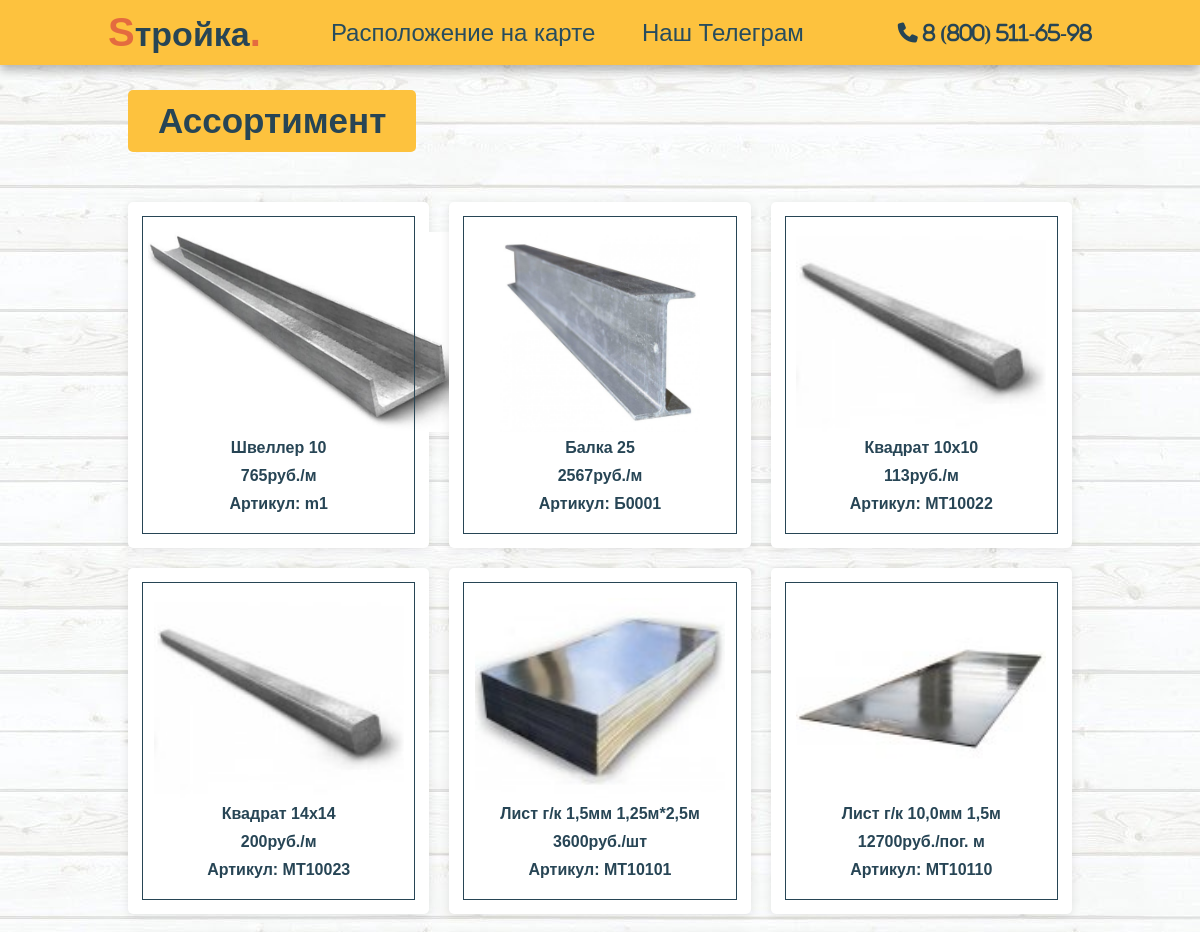
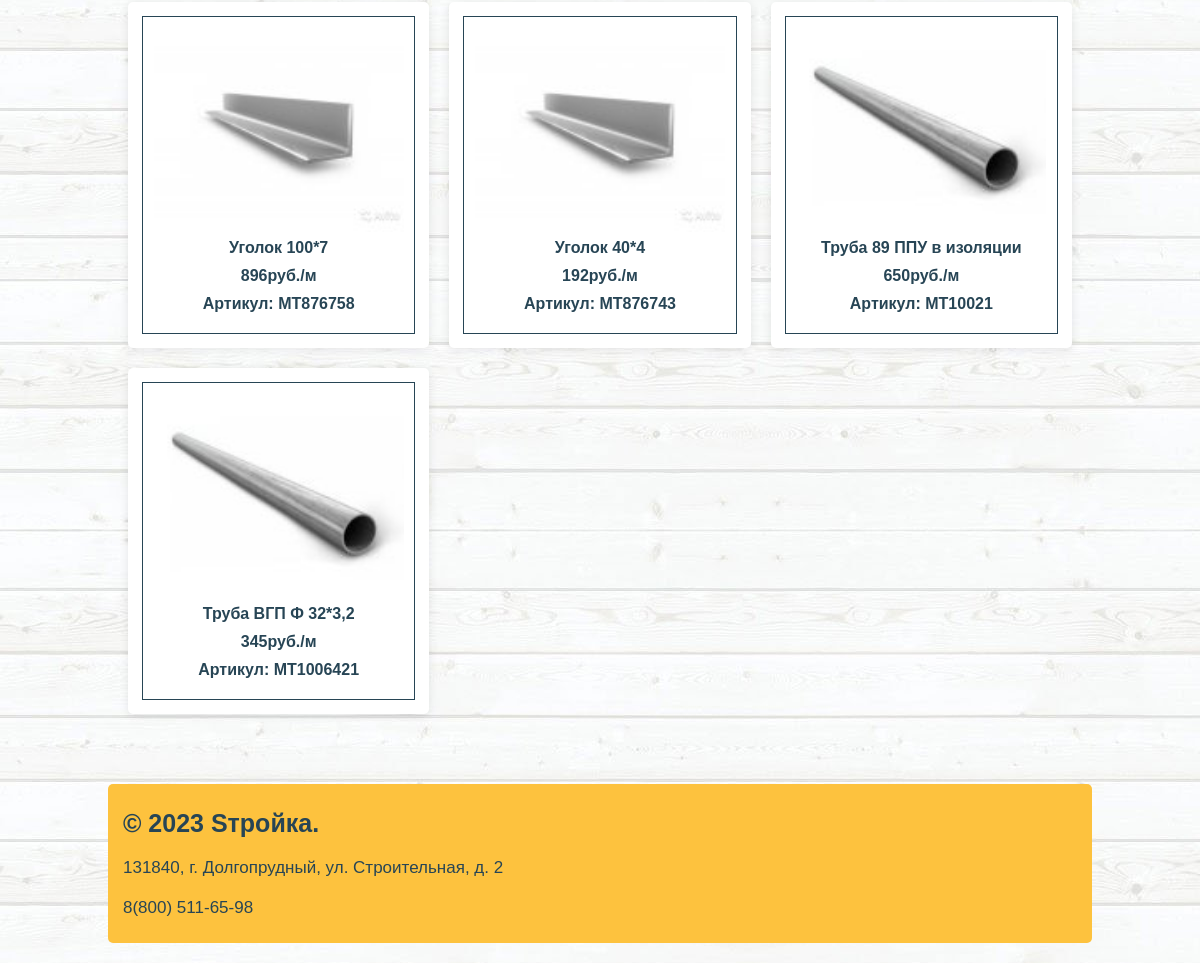
The page /category/3 on the database its author committed (2 pictures, top to bottom).
### main/models.py (models this page shows, shortened)
class Material(models.Model):
    title = models.CharField('Название материала', max_length=40)
    image = models.ImageField('Изображение', upload_to='image_Material/')
    quantity = models.CharField('Товар измеряется в:', max_length=10)
    code = models.CharField('Артикул', max_length=10)
    price = models.PositiveSmallIntegerField('Цена', default=0)
    category = models.ForeignKey(Product_categories, verbose_name='Категория', on_delete=models.SET_NULL, null=True)
    url = models.SlugField(max_length=160, unique=True)

### main/views.py (the view)
# urls.py: path('category/<int:category_id>', views.MaterialListView.as_view(), name = 'categories'),
class MaterialListView(ListView):
    model = Material
    template_name = 'main/categories.html'
    context_object_name = "mat"
    def get_queryset(self):
        category_id = self.kwargs.get('category_id')
        queryset = Material.objects.filter(category_id=category_id)
        return queryset

### templates/main/categories.html
{% extends 'main/base.html' %}
{% block content %}
{% load s_tag %}
<section class="categories">
    <div class="container">
        <h3 class="title">Ассортимент</h3>
        <div class="product-container">
        {% for str in mat %}
            <a href="#" class="product" data-name="p-1">
                <img src="{{ str.image.url }}" alt="">
                <h3>{{ str.title }}</h3>
                <h3>{{ str.price }}руб.{{ str.quantity }}</h3>
                <h3>Артикул: {{ str.code }}</h3>
            </a>
        {% endfor %}
        </div>
    </div>
</section>
{% endblock content %}

### static/css/style.css (style rules this page uses)
* { font-family: 'Montserrat', sans-serif; margin: 0; padding: 0; box-sizing: border-box; font-family: 'Mulish', sans-serif; outline: none; border: none; text-decoration: none; transition: .2s linear; }
html { font-size: 62.5%; scroll-behavior: smooth; scroll-padding-top: 6rem; overflow-x: hidden; background: url(../img/fon/1619144855_13-phonoteka_org-p-belie-doski-fon-17.jpg); }
section { padding: 2rem 9%; }
.container { max-width: 1200px; margin: 0 auto; padding: 3rem 2rem; }
.container .title { margin-top: 4rem; font-size: 3.5rem; color: #274555; margin-bottom: 5rem; display: inline-block; padding: 11px 30px; background: #fdc23e; border-radius: 5px; }
.container .product-container { display: grid; grid-template-columns: repeat(auto-fit, minmax(30rem, 1fr)); gap: 2rem; }
.container .product-container .product { text-align: center; padding: 3rem 2rem; background: #ffffff; box-shadow: 0 .15rem 1rem rgba(0, 0, 0, .1); outline: .1rem solid #274555; outline-offset: -1.5rem; cursor: pointer; border-radius: 5px; }
.container .product-container .product img { height: 20rem; }
.container .product-container .product h3 { padding: .5rem 0; font-size: 1.6rem; color: #274555; }

### rows shown on the page
Material: image (picture), title "Швеллер 10", price "765", quantity "/м", code "m1"
Material: image (picture), title "Балка 25", price "2567", quantity "/м", code "Б0001"
Material: image (picture), title "Квадрат 10x10", price "113", quantity "/м", code "МТ10022"
Material: image (picture), title "Квадрат 14x14", price "200", quantity "/м", code "МТ10023"
Material: image (picture), title "Лист г/к 1,5мм 1,25м*2,5м", price "3600", quantity "/шт", code "МТ10101"
Material: image (picture), title "Лист г/к 10,0мм 1,5м", price "12700", quantity "/пог. м", code "МТ10110"
Material: image (picture), title "Уголок 100*7", price "896", quantity "/м", code "MT876758"
Material: image (picture), title "Уголок 40*4", price "192", quantity "/м", code "MT876743"
Material: image (picture), title "Труба 89 ППУ в изоляции", price "650", quantity "/м", code "МТ10021"
Material: image (picture), title "Труба ВГП Ф 32*3,2", price "345", quantity "/м", code "МТ1006421"
